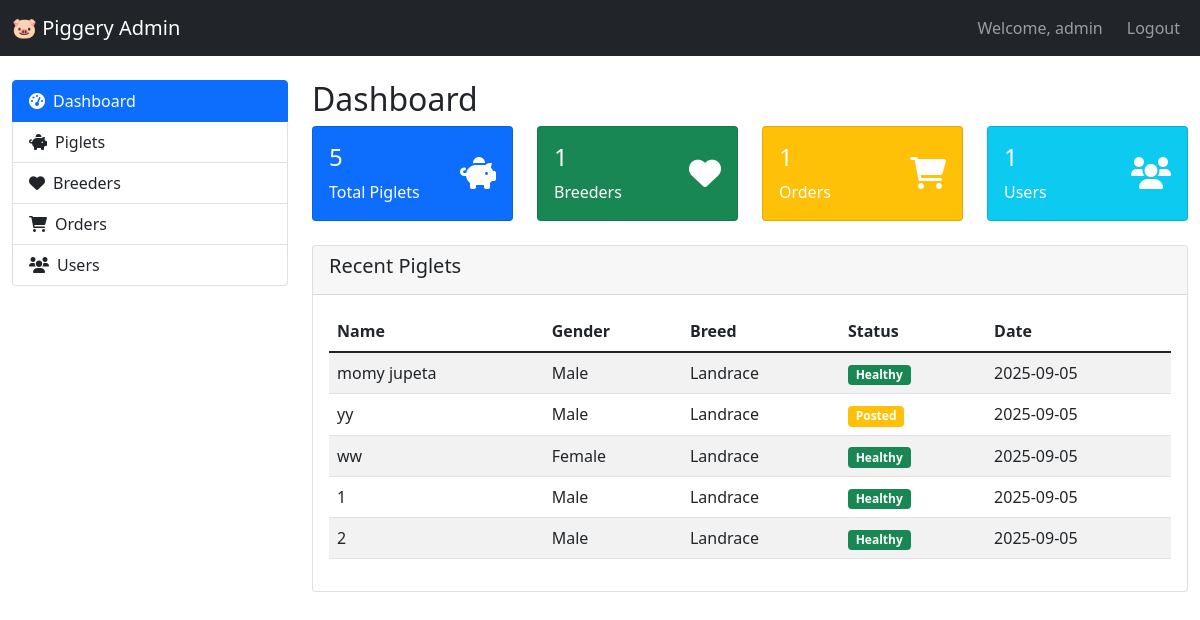
Screenshot of /Piggery/admin/dashboard.php (signed in) with the database file from the repository.
### tables this page shows
CREATE TABLE `piglets` (
  `id` int(32) NOT NULL AUTO_INCREMENT,
  `growinphase_id` int(32) NOT NULL,
  `name` varchar(122) NOT NULL,
  `gender` varchar(122) NOT NULL,
  `breed` varchar(122) NOT NULL,
  `status` varchar(122) NOT NULL,
  `move` int(32) NOT NULL DEFAULT 0,
  `posted` int(11) NOT NULL DEFAULT 0,
  `img` varchar(122) NOT NULL,
  `timesstampt` date NOT NULL DEFAULT (CURRENT_DATE),
  PRIMARY KEY (`id`)
);

### Piggery/admin/dashboard.php (the view, shortened to what this page needs)
<?php
require_once '../config/database.php';
$piglets_count = $pdo->query("SELECT COUNT(*) FROM piglets")->fetchColumn();
$breeders_count = $pdo->query("SELECT COUNT(*) FROM tblpigbreeders")->fetchColumn();
$orders_count = $pdo->query("SELECT COUNT(*) FROM tblorders")->fetchColumn();
$users_count = $pdo->query("SELECT COUNT(*) FROM tblusers")->fetchColumn();
?>
<!DOCTYPE html>
<html lang="en">
<head>
    <link href="https://cdn.jsdelivr.net/npm/bootstrap@5.1.3/dist/css/bootstrap.min.css" rel="stylesheet">
    <link href="https://cdnjs.cloudflare.com/ajax/libs/font-awesome/6.0.0/css/all.min.css" rel="stylesheet">
</head>
<body>
    <nav class="navbar navbar-expand-lg navbar-dark bg-dark">
        <div class="container-fluid">
            <a class="navbar-brand" href="#">🐷 Piggery Admin</a>
            <div class="navbar-nav ms-auto">
                <span class="navbar-text me-3">Welcome, <?php echo $_SESSION['admin_username']; ?></span>
                <a class="nav-link" href="logout.php">Logout</a>
            </div>
        </div>
    </nav>
    <div class="container-fluid mt-4">
        <div class="row">
            <div class="col-md-3">
                <div class="list-group">
                    <a href="dashboard.php" class="list-group-item list-group-item-action active">
                        <i class="fas fa-tachometer-alt me-2"></i>Dashboard
                    </a>
                    <a href="piglets.php" class="list-group-item list-group-item-action">
                        <i class="fas fa-piggy-bank me-2"></i>Piglets
                    </a>
                    <a href="breeders.php" class="list-group-item list-group-item-action">
                        <i class="fas fa-heart me-2"></i>Breeders
                    </a>
                    <a href="orders.php" class="list-group-item list-group-item-action">
                        <i class="fas fa-shopping-cart me-2"></i>Orders
                    </a>
                    <a href="users.php" class="list-group-item list-group-item-action">
                        <i class="fas fa-users me-2"></i>Users
                    </a>
                </div>
            </div>
            <div class="col-md-9">
                <h2>Dashboard</h2>
                <div class="row mb-4">
                    <div class="col-md-3">
                        <div class="card bg-primary text-white">
                            <div class="card-body">
                                <div class="d-flex justify-content-between">
                                    <div>
                                        <h4><?php echo $piglets_count; ?></h4>
                                        <p class="mb-0">Total Piglets</p>
                                    </div>
                                    <div class="align-self-center">
                                        <i class="fas fa-piggy-bank fa-2x"></i>
                                    </div>
                                </div>
                            </div>
                        </div>
                    </div>
                    <div class="col-md-3">
                        <div class="card bg-success text-white">
                            <div class="card-body">
                                <div class="d-flex justify-content-between">
                                    <div>
                                        <h4><?php echo $breeders_count; ?></h4>
                                        <p class="mb-0">Breeders</p>
                                    </div>
                                    <div class="align-self-center">
                                        <i class="fas fa-heart fa-2x"></i>
                                    </div>
                                </div>
                            </div>
                        </div>
                    </div>
                    <div class="col-md-3">
                        <div class="card bg-warning text-white">
                            <div class="card-body">
                                <div class="d-flex justify-content-between">
                                    <div>
                                        <h4><?php echo $orders_count; ?></h4>
                                        <p class="mb-0">Orders</p>
                                    </div>
                                    <div class="align-self-center">
                                        <i class="fas fa-shopping-cart fa-2x"></i>
                                    </div>
                                </div>
                            </div>
                        </div>
                    </div>
                    <div class="col-md-3">
                        <div class="card bg-info text-white">
                            <div class="card-body">
                                <div class="d-flex justify-content-between">
                                    <div>
                                        <h4><?php echo $users_count; ?></h4>
                                        <p class="mb-0">Users</p>
                                    </div>
                                    <div class="align-self-center">
                                        <i class="fas fa-users fa-2x"></i>
                                    </div>
                                </div>
                            </div>
                        </div>
                    </div>
                </div>
                <div class="card">
                    <div class="card-header">
                        <h5>Recent Piglets</h5>
                    </div>
                    <div class="card-body">
                        <?php
                        $stmt = $pdo->query("SELECT * FROM piglets ORDER BY timesstampt DESC LIMIT 5");
                        $recent_piglets = $stmt->fetchAll();
                        ?>
                        <div class="table-responsive">
                            <table class="table table-striped">
                                <thead>
                                    <tr>
                                        <th>Name</th>
                                        <th>Gender</th>
                                        <th>Breed</th>
                                        <th>Status</th>
                                        <th>Date</th>
                                    </tr>
                                </thead>
                                <tbody>
                                    <?php foreach ($recent_piglets as $piglet): ?>
                                    <tr>
                                        <td><?php echo htmlspecialchars($piglet['name']); ?></td>
                                        <td><?php echo htmlspecialchars($piglet['gender']); ?></td>
                                        <td><?php echo htmlspecialchars($piglet['breed']); ?></td>
                                        <td>
                                            <span class="badge bg-<?php echo $piglet['status'] == 'Healthy' ? 'success' : 'warning'; ?>">
                                                <?php echo htmlspecialchars($piglet['status']); ?>
                                            </span>
                                        </td>
                                        <td><?php echo $piglet['timesstampt']; ?></td>
                                    </tr>
                                    <?php endforeach; ?>
                                </tbody>
                            </table>
                        </div>
                    </div>
                </div>
            </div>
        </div>
    </div>
</body>
</html>

### rows the page displays
piglets: name "momy jupeta", gender "Male", breed "Landrace", status "Healthy", timesstampt "2025-09-05"
piglets: name "yy", gender "Male", breed "Landrace", status "Posted", timesstampt "2025-09-05"
piglets: name "ww", gender "Female", breed "Landrace", status "Healthy", timesstampt "2025-09-05"
piglets: name "1", gender "Male", breed "Landrace", status "Healthy", timesstampt "2025-09-05"
piglets: name "2", gender "Male", breed "Landrace", status "Healthy", timesstampt "2025-09-05"

### other values shown
$_SESSION['admin_username'] "admin"
$piglets_count "5"
$breeders_count "1"
$orders_count "1"
$users_count "1"
